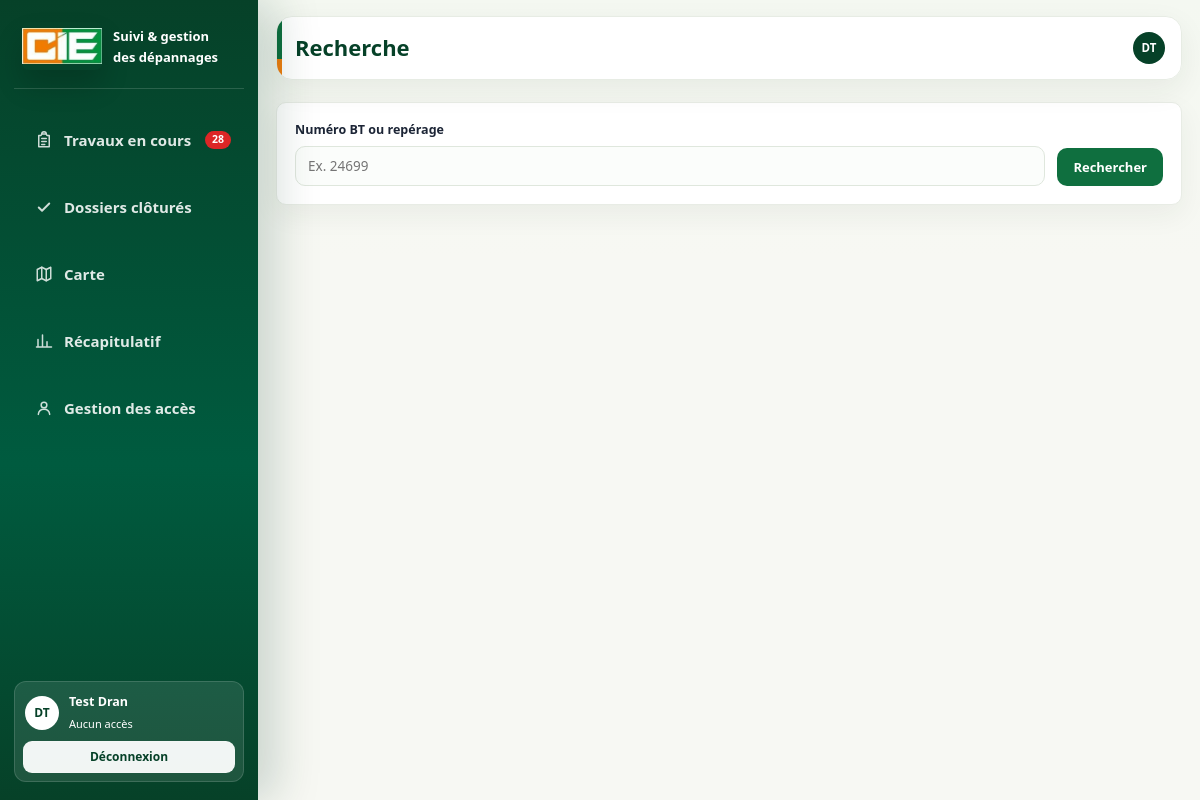
The page /dr_depannage/recherche/ (signed in) on the database its author committed.
### core/models.py (models this page shows, shortened)
class Agent(AbstractBaseUser, PermissionsMixin):
    matricule = models.CharField(
        "matricule",
        max_length=30,
        unique=True,
        db_index=True,
        validators=[RegexValidator(r"^[A-Za-z0-9._-]{2,30}$", "Matricule invalide.")],
    )
    nom = models.CharField(max_length=80)
    prenoms = models.CharField(max_length=160)
    fonction = models.CharField(max_length=120, blank=True, default="")
    site = models.CharField(max_length=120, blank=True, default="")
    email = models.EmailField(max_length=255, blank=True, null=True, unique=True)
    direction = models.ForeignKey(
        DirectionRegionale,
        on_delete=models.PROTECT,
        related_name="agents",
        null=True,
        blank=True,
        verbose_name="direction régionale",
        help_text="Laisser vide pour un compte technique national (superutilisateur).",
    )
    must_change_password = models.BooleanField("doit changer son mot de passe", default=True)
    is_active = models.BooleanField("actif", default=True)
    is_staff = models.BooleanField("accès à l'administration", default=False)
    date_joined = models.DateTimeField(default=timezone.now)
    objects = AgentManager()
    USERNAME_FIELD = "matricule"
    REQUIRED_FIELDS = ["nom", "prenoms"]
    class Meta:
        verbose_name = "agent"
        verbose_name_plural = "agents"
        ordering = ["nom", "prenoms"]
    @property
    def premier_prenom(self) -> str:
        prenoms = (self.prenoms or "").strip()
        return prenoms.split()[0] if prenoms else ""
    def display_name(self) -> str:
        return f"{(self.nom or '').strip()} {self.premier_prenom}".strip()
    @property
    def profils(self) -> list[str]:
        return list(self.groups.values_list("name", flat=True))
    @property
    def profil(self) -> str:
        return next(iter(self.profils), "")

### depannages/views.py (the view)
# urls.py: path("recherche/", views.recherche, name="recherche"),
@login_required
def recherche(request):
    q = request.GET.get("q", "").strip()
    resultats = []
    if q:
        resultats = (
            Depannage.objects.pour_utilisateur(request.user)
            .filter(Q(numero_bt__icontains=q) | Q(adresse_saisie__icontains=q))
            .select_related("secteur")[:50]
        )
    return render(request, "depannages/recherche.html", {"rubrique": "recherche", "q": q, "resultats": resultats})

### core/services/acces.py (called while the page is built)
def acces_pour(agent, code_application: str):
    from core.models import AccesApplication
    if not getattr(agent, "is_authenticated", False):
        return None
    return (
        AccesApplication.objects.filter(
            agent=agent, application__code=code_application, actif=True
        )
        .select_related("application")
        .first()
    )

def profil_de(agent, code_application: str) -> str:
    acces = acces_pour(agent, code_application)
    return acces.profil if acces else ""

def a_le_droit(agent, code_application: str, droit: str, catalogue_profils: dict) -> bool:
    if getattr(agent, "is_superuser", False):
        return True
    profil = profil_de(agent, code_application)
    if not profil:
        return False
    return droit in catalogue_profils.get(profil, {}).get("droits", [])

### depannages/context_processors.py (called while the page is built)
def badges_navigation(request):
    user = getattr(request, "user", None)
    if not user or not user.is_authenticated:
        return {}
    ouverts = list(
        Depannage.objects.pour_utilisateur(user)
        .en_cours()
        .only("date_saisie", "delai_applique_heures", "type_intervention", "statut")
    )
    en_retard = sum(1 for d in ouverts if d.etat_delai == EtatDelai.DEPASSE)
    return {
        "nb_travaux_en_cours": len(ouverts),
        "nb_alertes": en_retard,
    }

### depannages/models.py (called while the page is built)
    def en_cours(self):
        return self.filter(
            type_intervention=TypeIntervention.PROVISOIRE,
            statut__in=[Statut.SAISI, Statut.EN_COURS],
        )

    def pour_utilisateur(self, user):
        from depannages import permissions
        if permissions.est_admin(user):
            return self
        qs = self
        affectation = getattr(user, "affectation_depannage", None)
        structure_id = affectation.structure_id if affectation else None
        if structure_id:
            qs = qs.filter(
                models.Q(structure_id=structure_id)
                | models.Q(equipements__structure_id=structure_id)
            ).distinct()
        if not permissions.est_responsable(user) and affectation and affectation.secteurs.exists():
            qs = qs.filter(
                models.Q(secteur__in=affectation.secteurs.all()) | models.Q(secteur__isnull=True)
            )
        return qs

    @property
    def est_provisoire(self):
        return self.type_intervention == TypeIntervention.PROVISOIRE

    @property
    def est_ouvert(self):
        return self.est_provisoire and self.statut in {Statut.SAISI, Statut.EN_COURS}

### templates/depannages/recherche.html (shortened to what this page needs)
{% extends "base.html" %}
{% block titre_page %}Recherche{% endblock %}
{% block contenu %}
<div class="carte" style="margin-bottom:18px">
  <div class="corps">
    <form method="get" class="filtres">
      <div class="champ" style="flex:1">
        <label for="q">Numéro BT ou repérage</label>
        <input type="search" name="q" id="q" value="{{ q }}" placeholder="Ex. 24699" autofocus>
      </div>
      <button type="submit" class="btn">Rechercher</button>
    </form>
  </div>
</div>
{% endblock %}

### templates/base.html (shortened to what this page needs)
{% load static depannage_extras %}<!doctype html>
<html lang="fr">
<head>
  <link rel="stylesheet" href="{% static 'css/app.css' %}">
</head>
<body class="{% block body_class %}{% endblock %}">
<div class="app">
  <aside class="sidebar" id="sidebar">
    <div class="marque">
      <div class="logo cie"><img src="{% static 'img/Logo_CIE.jpg' %}" alt="CIE"></div>
      <div>
        <strong>Suivi &amp; gestion<br>des dépannages</strong>
      </div>
    </div>
    <nav>
      <a href="{% url 'depannages:travaux_en_cours' %}" class="{% if rubrique == 'travaux' %}actif{% endif %}">
        <span class="ico i-clipboard" aria-hidden="true"></span> Travaux en cours
        {% if nb_travaux_en_cours %}<span class="pastille">{{ nb_travaux_en_cours }}</span>{% endif %}
      </a>
      <a href="{% url 'depannages:dossiers_clotures' %}" class="{% if rubrique == 'clotures' %}actif{% endif %}">
        <span class="ico i-check" aria-hidden="true"></span> Dossiers clôturés
      </a>
      <a href="{% url 'depannages:carte' %}" class="{% if rubrique == 'carte' %}actif{% endif %}">
        <span class="ico i-map" aria-hidden="true"></span> Carte
      </a>
      <a href="{% url 'depannages:tableau_bord' %}" class="{% if rubrique == 'tableau_bord' %}actif{% endif %}">
        <span class="ico i-chart" aria-hidden="true"></span> Récapitulatif
      </a>
      {% if user.profil == 'Direction régionale' or user.profil == 'Responsable commercial' %}
        <a href="{% url 'comptes:gestion_acces' %}" class="{% if rubrique == 'acces' %}actif{% endif %}">
          <span class="ico i-user" aria-hidden="true"></span> Gestion des accès
        </a>
      {% endif %}
    </nav>
    <div class="pied">
      <a href="{% url 'comptes:profil' %}" class="profil-sidebar">
        <span class="avatar">{{ user|initiales_agent }}</span>
        <span>
          <strong>{{ user.display_name }}</strong>
          <small>{{ user|profil_depannage|default:"Aucun accès" }}</small>
        </span>
      </a>
      <a href="{% url 'comptes:deconnexion' %}" class="btn-deconnexion">Déconnexion</a>
    </div>
  </aside>
  <div class="principal">
    <header class="entete">
      <div class="entete-titre-bloc">
        <div>
          <h1>{% block titre_page %}Tableau de bord{% endblock %}</h1>
        </div>
      </div>
      <a href="{% url 'comptes:profil' %}" class="avatar-mobile-entete">{{ user|initiales_agent }}</a>
    </header>
    <main class="contenu">
      {% block contenu %}{% endblock %}
    </main>
  </div>
</div>
</body>
</html>

### rows shown on the page
Agent: prenoms+nom "DT", display_name "Test Dran", id "Aucun accès"

### other values the page prints
{{ nb_travaux_en_cours }} "28"
